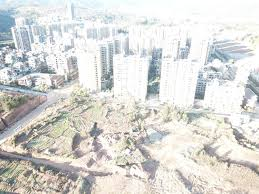
#> input picture Assignment_1_Histogram_Equalization/sample03.jpeg, 259 x 194 px
$ jupyter execute 'Assignment 1 Histogram Equalization.ipynb'
#> lines starting #> are read from the running program, lines starting #| are printed output that depends on the picture
[cell 1]
import numpy as np
from PIL import Image
from matplotlib import pyplot as plt

# filename = "sample01.jpg"
# filename = "sample02.jpeg"
filename = "sample03.jpeg"
# [5 lines of commented-out code are left out]
save_filename = "HE_" + filename

# import image and split into RGB arrays
img = Image.open(filename)
#> img is the input picture: PIL image 259x194 RGB; mean R, G, B 217.1, 216.8, 213.3

im_R, im_G, im_B = img.split()
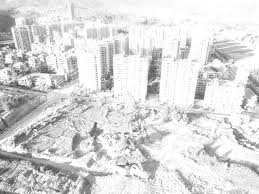
#> im_R: PIL image 259x194 L; min 53, max 255, mean 217.1
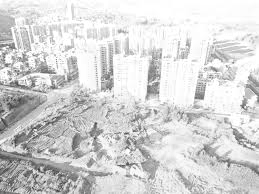
#> im_B: PIL image 259x194 L; min 54, max 255, mean 213.3
im_R_array = np.asarray(im_R)
im_G_array = np.asarray(im_G)
im_B_array = np.asarray(im_B)

# Total no. of pixels
height = len(np.asarray(img))
#> height = 194
width = len(np.asarray(img)[0])
#> width = 259
N_pixels = height * width
#> N_pixels = 50246

# No. of bins
L = 256

# Histogram
histogram_R_array = np.bincount(im_R_array.flatten(), minlength=L)
#> histogram_R_array = 256 values, max 4740 at index 255, min 0 at index 0, mean 196.3
histogram_G_array = np.bincount(im_G_array.flatten(), minlength=L)
#> histogram_G_array = 256 values, max 4975 at index 255, min 0 at index 0, mean 196.3
histogram_B_array = np.bincount(im_B_array.flatten(), minlength=L)
#> histogram_B_array = 256 values, max 4102 at index 255, min 0 at index 0, mean 196.3

# Probability
P_R_array = histogram_R_array / N_pixels
#> P_R_array = 256 values, max 0.0943 at index 255, min 0 at index 0, mean 0.00391
P_G_array = histogram_G_array / N_pixels
#> P_G_array = 256 values, max 0.099 at index 255, min 0 at index 0, mean 0.00391
P_B_array = histogram_B_array / N_pixels
#> P_B_array = 256 values, max 0.0816 at index 255, min 0 at index 0, mean 0.00391

# Transformation function s_k
s_k_R_array = (L-1) * np.cumsum(P_R_array)
#> s_k_R_array = 256 values from 0 to 255
s_k_G_array = (L-1) * np.cumsum(P_G_array)
#> s_k_G_array = 256 values from 0 to 255
s_k_B_array = (L-1) * np.cumsum(P_B_array)
#> s_k_B_array = 256 values from 0 to 255

# Equalized histogram
eqhistogram_R_array = np.floor(s_k_R_array).astype(np.uint8)
#> eqhistogram_R_array = 256 values from 0 to 255
eqhistogram_G_array = np.floor(s_k_G_array).astype(np.uint8)
#> eqhistogram_G_array = 256 values from 0 to 254
eqhistogram_B_array = np.floor(s_k_B_array).astype(np.uint8)
#> eqhistogram_B_array = 256 values from 0 to 255

# flatten image RGB arrays into 1D
im_R_flat = np.asarray(im_R).flatten()
im_G_flat = np.asarray(im_G).flatten()
im_B_flat = np.asarray(im_B).flatten()

# replace pixel values with values from equalized histogram to equalize
eq_img_R_flat = [eqhistogram_R_array[p] for p in im_R_flat]
#> eq_img_R_flat = 50246 items
eq_img_G_flat = [eqhistogram_G_array[p] for p in im_G_flat]
#> eq_img_G_flat = 50246 items
eq_img_B_flat = [eqhistogram_B_array[p] for p in im_B_flat]
#> eq_img_B_flat = 50246 items

# plot the old vs new histogram of the 3 RGB arrays
plt.figure(1)
plt.hist(im_R_array.flatten(),bins=L,label='old R')
plt.hist(eq_img_R_flat,bins=L,label='new R')
plt.legend(loc='upper right')
plt.show()
#> figure, not shown here; tallest bar 4740 high, from x = 254.2 to 255; tallest bar 4740 high, from x = 254 to 255

plt.figure(2)
plt.hist(im_G_array.flatten(),bins=L,label='old G')
plt.hist(eq_img_G_flat,bins=L,label='new G')
plt.legend(loc='upper right')
plt.show()
#> figure, not shown here; tallest bar 4975 high, from x = 254.2 to 255; tallest bar 4975 high, from x = 253 to 254

plt.figure(3)
plt.hist(im_B_array.flatten(),bins=L,label='old B')
plt.hist(eq_img_B_flat,bins=L,label='new B')
plt.legend(loc='upper right')
plt.show()
#> figure, not shown here; tallest bar 4102 high, from x = 254.2 to 255; tallest bar 4102 high, from x = 254 to 255

# reshape equalized pixel values back into original RGB array shape
eq_img_R_array = np.reshape(np.asarray(eq_img_R_flat), np.asarray(im_R).shape)
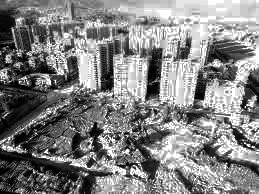
#> eq_img_R_array: shape (194, 259); min 0, max 255, mean 129.7
eq_img_G_array = np.reshape(np.asarray(eq_img_G_flat), np.asarray(im_G).shape)
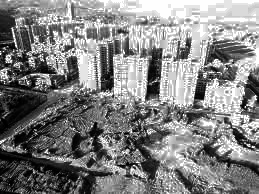
#> eq_img_G_array: shape (194, 259); min 0, max 254, mean 129.6
eq_img_B_array = np.reshape(np.asarray(eq_img_B_flat), np.asarray(im_B).shape)
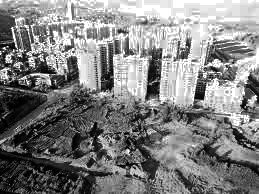
#> eq_img_B_array: shape (194, 259); min 0, max 255, mean 129.2

# merge RGB arrays into one and save as a RGB image file
eq_img = np.zeros((height,width,3), 'uint8')
eq_img[..., 0] = eq_img_R_array
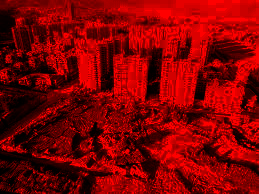
#> eq_img: shape (194, 259, 3); mean of channels 0, 1, 2 129.7, 0, 0; drawn as R, G, B
eq_img[..., 1] = eq_img_G_array
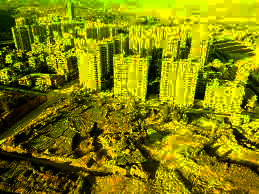
#> eq_img: shape (194, 259, 3); mean of channels 0, 1, 2 129.7, 129.6, 0; drawn as R, G, B
eq_img[..., 2] = eq_img_B_array
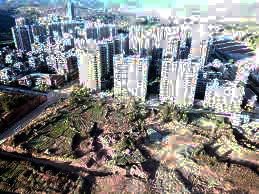
#> eq_img: shape (194, 259, 3); mean of channels 0, 1, 2 129.7, 129.6, 129.2; drawn as R, G, B
eq_img = Image.fromarray(eq_img)
# eq_img.save(save_filename)

[cell 2]
# plot the old vs new histogram of the 3 RGB arrays
plt.figure(1)
plt.hist(im_B_array.flatten(),bins=L,color='b')
plt.hist(im_G_array.flatten(),bins=L,color='g')
plt.hist(im_R_array.flatten(),bins=L,color='r')
plt.show()
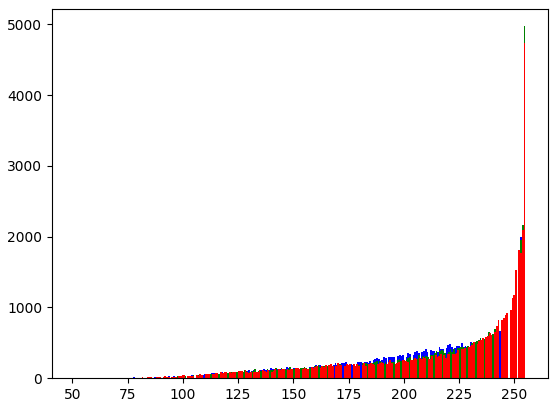
#> figure drawn by matplotlib, 1 panel; tallest bar 4102 high, from x = 254.2 to 255; tallest bar 4975 high, from x = 254.2 to 255; tallest bar 4740 high, from x = 254.2 to 255

plt.figure(2)
plt.hist(eq_img_B_flat,bins=L,color='b')
plt.hist(eq_img_R_flat,bins=L,color='g')
plt.hist(eq_img_G_flat,bins=L,color='r')
plt.show()
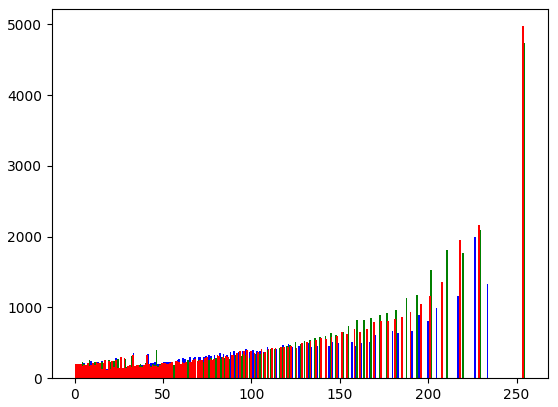
#> figure drawn by matplotlib, 1 panel; tallest bar 4102 high, from x = 254 to 255; tallest bar 4740 high, from x = 254 to 255; tallest bar 4975 high, from x = 253 to 254

$ run again, with Assignment_1_Histogram_Equalization/sample01.jpg copied over Assignment_1_Histogram_Equalization/sample03.jpeg
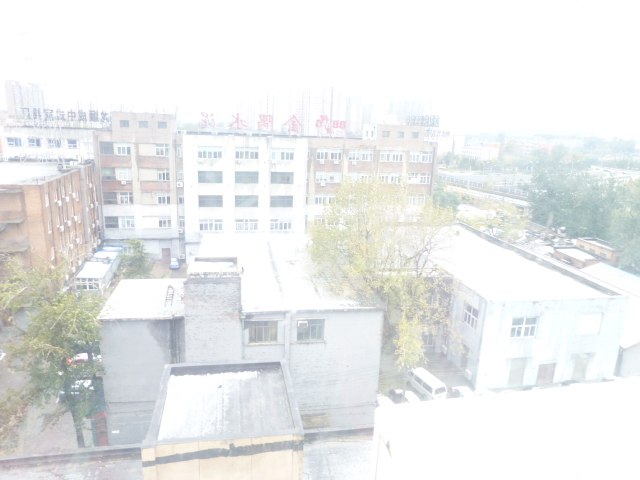
#> input picture Assignment_1_Histogram_Equalization/sample01.jpg, 640 x 480 px
#> img is the input picture: PIL image 640x480 RGB; mean R, G, B 233.6, 235.3, 234.8
#> height = 480
#> width = 640
#> N_pixels = 307200
#> histogram_R_array = 256 values, max 116832 at index 255, min 0 at index 0, mean 1200
#> histogram_G_array = 256 values, max 122976 at index 255, min 0 at index 0, mean 1200
#> histogram_B_array = 256 values, max 133127 at index 255, min 0 at index 0, mean 1200
#> P_R_array = 256 values, max 0.38 at index 255, min 0 at index 0, mean 0.00391
#> P_G_array = 256 values, max 0.4 at index 255, min 0 at index 0, mean 0.00391
#> P_B_array = 256 values, max 0.433 at index 255, min 0 at index 0, mean 0.00391
#> s_k_R_array = 256 values from 0 to 255
#> eq_img_R_flat = 307200 items
#> `eq_img[..., 2] = eq_img_B_array`:
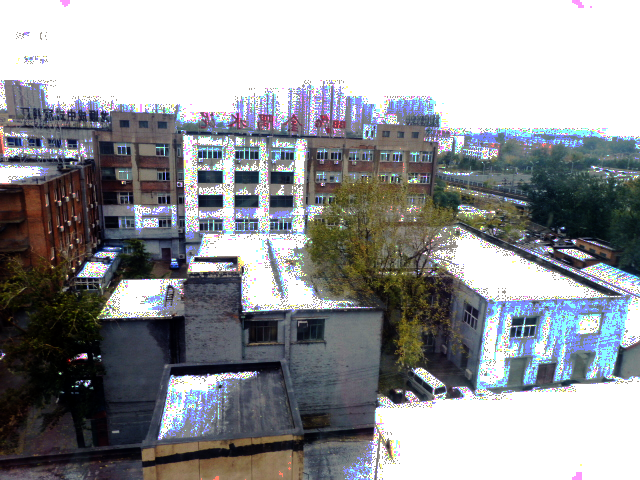
#> eq_img: shape (480, 640, 3); mean of channels 0, 1, 2 146.4, 148.3, 151.7; drawn as R, G, B
#> `plt.show()`:
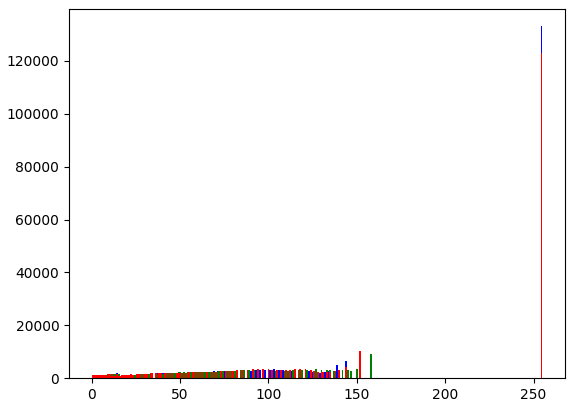
#> figure drawn by matplotlib, 1 panel; tallest bar 133127 high, from x = 254 to 255; tallest bar 116832 high, from x = 254 to 255; tallest bar 122976 high, from x = 254 to 255

$ run again, with Assignment_1_Histogram_Equalization/sample02.jpeg copied over Assignment_1_Histogram_Equalization/sample03.jpeg
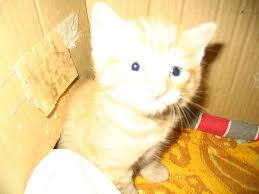
#> input picture Assignment_1_Histogram_Equalization/sample02.jpeg, 259 x 194 px
#> img is the input picture: PIL image 259x194 RGB; mean R, G, B 230.7, 203.5, 146.8
#> height = 194
#> width = 259
#> N_pixels = 50246
#> histogram_R_array = 256 values, max 12051 at index 255, min 0 at index 0, mean 196.3
#> histogram_G_array = 256 values, max 5851 at index 255, min 0 at index 0, mean 196.3
#> histogram_B_array = 256 values, max 3509 at index 255, min 63 at index 1, mean 196.3
#> P_R_array = 256 values, max 0.24 at index 255, min 0 at index 0, mean 0.00391
#> P_G_array = 256 values, max 0.116 at index 255, min 0 at index 0, mean 0.00391
#> P_B_array = 256 values, max 0.0698 at index 255, min 0.00125 at index 1, mean 0.00391
#> s_k_R_array = 256 values from 0 to 255
#> s_k_B_array = 256 values from 1.46 to 255
#> eqhistogram_R_array = 256 values from 0 to 255
#> eqhistogram_B_array = 256 values from 1 to 254
#> eq_img_R_flat = 50246 items
#> `plt.show()`:
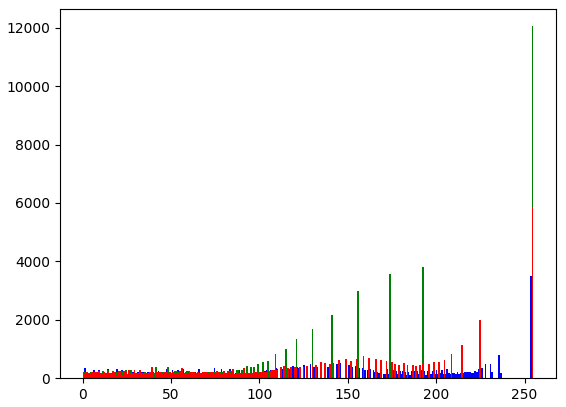
#> figure drawn by matplotlib, 1 panel; tallest bar 3509 high, from x = 253 to 254; tallest bar 12051 high, from x = 254 to 255; tallest bar 5851 high, from x = 254 to 255
